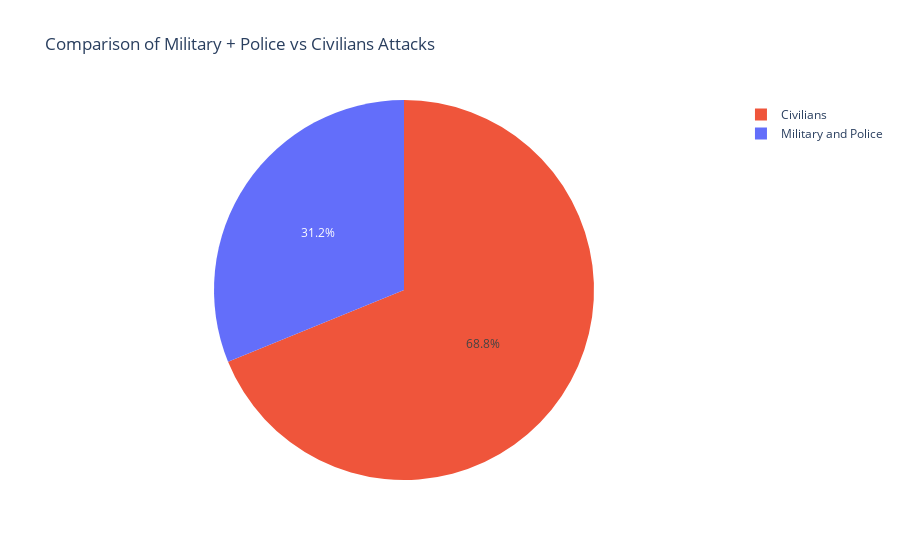

Write notebook code for a chart like this one.
### Code cell
# Filter data for Military + Police and Civilians attacks
military_police_attacks = combined_data[combined_data['targtype1_txt'].isin(['Military', 'Police'])]
civilian_attacks = combined_data[combined_data['targtype1_txt'].isin(['Private Citizens & Property', 'Government (Diplomatic)','Journalists & Media','Utilities', 'Government (General)', 'Airports & Aircraft', 'Business', 'Educational Institution', 'Violent Political Party', 'Religious Figures/Institutions', 'Transportation', 'Tourists','NGO', 'Telecommunication', 'Food or Water Supply', 'Terrorists/Non-State Militia', 'Maritime', 'Abortion Related'])]

# Get the counts for each category
military_police_counts = military_police_attacks.shape[0]
civilian_counts = civilian_attacks.shape[0]

# Create a DataFrame for the pie chart
data = {
    'Target Types': ['Military and Police', 'Civilians'],
    'Number of Attacks': [military_police_counts, civilian_counts]
}

df = pd.DataFrame(data)

# Create a pie chart using Plotly Express
fig = px.pie(df, values='Number of Attacks', names='Target Types', 
             color=['blue', 'red'],  # Specify colors for each category
             title='Comparison of Military + Police vs Civilians Attacks')

fig.show()

### Figure 1 — Plotly figure (JSON) as saved in the notebook; plotly's stock layout.template omitted (floating-point values rounded to 4 significant figures)
{"data": [{"customdata": [["blue"], ["red"]], "domain": {"x": [0, 1], "y": [0, 1]}, "hovertemplate": "Target Types=%{label}<br>Number of Attacks=%{value}<br>color=%{customdata[0]}<extra></extra>", "labels": ["Military and Police", "Civilians"], "legendgroup": "", "marker": {"colors": ["#636efa", "#EF553B"]}, "name": "", "showlegend": true, "type": "pie", "values": [64528, 142583]}], "layout": {"legend": {"tracegroupgap": 0}, "title": {"text": "Comparison of Military + Police vs Civilians Attacks"}}}
